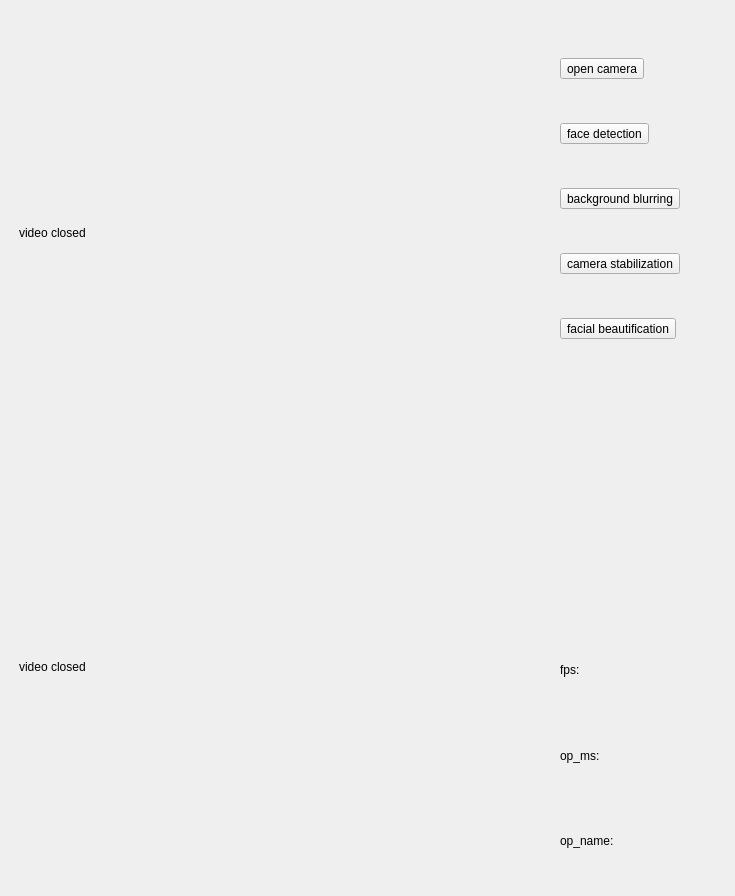
<?xml version="1.0" encoding="UTF-8"?>
<ui version="4.0">
 <class>main_widget</class>
 <widget class="QWidget" name="main_widget">
  <property name="geometry">
   <rect>
    <x>0</x>
    <y>0</y>
    <width>735</width>
    <height>896</height>
   </rect>
  </property>
  <property name="windowTitle">
   <string>Form</string>
  </property>
  <widget class="QWidget" name="verticalLayoutWidget">
   <property name="geometry">
    <rect>
     <x>19</x>
     <y>19</y>
     <width>521</width>
     <height>861</height>
    </rect>
   </property>
   <layout class="QVBoxLayout" name="img_layout">
    <item>
     <widget class="QLabel" name="first_img">
      <property name="text">
       <string>video closed</string>
      </property>
     </widget>
    </item>
    <item>
     <widget class="QLabel" name="second_img">
      <property name="text">
       <string>video closed</string>
      </property>
     </widget>
    </item>
   </layout>
  </widget>
  <widget class="QWidget" name="verticalLayoutWidget_2">
   <property name="geometry">
    <rect>
     <x>560</x>
     <y>20</y>
     <width>161</width>
     <height>361</height>
    </rect>
   </property>
   <layout class="QVBoxLayout" name="button_layout">
    <item>
     <widget class="QToolButton" name="open_camera_bt">
      <property name="text">
       <string>open camera</string>
      </property>
     </widget>
    </item>
    <item>
     <widget class="QToolButton" name="face_detectiom_bt">
      <property name="text">
       <string>face detection</string>
      </property>
     </widget>
    </item>
    <item>
     <widget class="QToolButton" name="background_blurring_bt">
      <property name="text">
       <string>background blurring</string>
      </property>
     </widget>
    </item>
    <item>
     <widget class="QToolButton" name="camera_stabilization_bt">
      <property name="text">
       <string>camera stabilization</string>
      </property>
     </widget>
    </item>
    <item>
     <widget class="QToolButton" name="facial_beautification_bt">
      <property name="text">
       <string>facial beautification</string>
      </property>
     </widget>
    </item>
   </layout>
  </widget>
  <widget class="QWidget" name="verticalLayoutWidget_3">
   <property name="geometry">
    <rect>
     <x>560</x>
     <y>630</y>
     <width>161</width>
     <height>251</height>
    </rect>
   </property>
   <layout class="QVBoxLayout" name="verticalLayout">
    <item>
     <widget class="QLabel" name="fps_lb">
      <property name="text">
       <string>fps:</string>
      </property>
     </widget>
    </item>
    <item>
     <widget class="QLabel" name="opms_lb">
      <property name="text">
       <string>op_ms:</string>
      </property>
     </widget>
    </item>
    <item>
     <widget class="QLabel" name="opname_lb">
      <property name="text">
       <string>op_name:</string>
      </property>
     </widget>
    </item>
   </layout>
  </widget>
  <zorder>verticalLayoutWidget</zorder>
  <zorder>verticalLayoutWidget_2</zorder>
  <zorder>verticalLayoutWidget_3</zorder>
  <zorder>opname_lb</zorder>
 </widget>
 <resources/>
 <connections/>
</ui>
